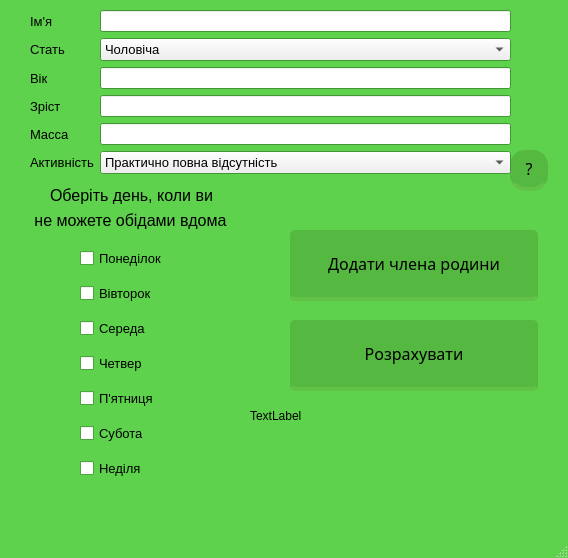
<?xml version="1.0" encoding="UTF-8"?>
<ui version="4.0">
 <class>MainWindow</class>
 <widget class="QMainWindow" name="MainWindow">
  <property name="windowModality">
   <enum>Qt::NonModal</enum>
  </property>
  <property name="enabled">
   <bool>true</bool>
  </property>
  <property name="geometry">
   <rect>
    <x>0</x>
    <y>0</y>
    <width>568</width>
    <height>558</height>
   </rect>
  </property>
  <property name="sizePolicy">
   <sizepolicy hsizetype="Fixed" vsizetype="Fixed">
    <horstretch>0</horstretch>
    <verstretch>0</verstretch>
   </sizepolicy>
  </property>
  <property name="maximumSize">
   <size>
    <width>2000</width>
    <height>1000</height>
   </size>
  </property>
  <property name="palette">
   <palette>
    <active>
     <colorrole role="Base">
      <brush brushstyle="SolidPattern">
       <color alpha="255">
        <red>255</red>
        <green>255</green>
        <blue>255</blue>
       </color>
      </brush>
     </colorrole>
     <colorrole role="Window">
      <brush brushstyle="SolidPattern">
       <color alpha="255">
        <red>94</red>
        <green>210</green>
        <blue>76</blue>
       </color>
      </brush>
     </colorrole>
    </active>
    <inactive>
     <colorrole role="Base">
      <brush brushstyle="SolidPattern">
       <color alpha="255">
        <red>255</red>
        <green>255</green>
        <blue>255</blue>
       </color>
      </brush>
     </colorrole>
     <colorrole role="Window">
      <brush brushstyle="SolidPattern">
       <color alpha="255">
        <red>94</red>
        <green>210</green>
        <blue>76</blue>
       </color>
      </brush>
     </colorrole>
    </inactive>
    <disabled>
     <colorrole role="Base">
      <brush brushstyle="SolidPattern">
       <color alpha="255">
        <red>94</red>
        <green>210</green>
        <blue>76</blue>
       </color>
      </brush>
     </colorrole>
     <colorrole role="Window">
      <brush brushstyle="SolidPattern">
       <color alpha="255">
        <red>94</red>
        <green>210</green>
        <blue>76</blue>
       </color>
      </brush>
     </colorrole>
    </disabled>
   </palette>
  </property>
  <property name="windowTitle">
   <string>Optimal food plan</string>
  </property>
  <widget class="QWidget" name="centralwidget">
   <widget class="QWidget" name="verticalLayoutWidget_8">
    <property name="geometry">
     <rect>
      <x>80</x>
      <y>240</y>
      <width>131</width>
      <height>247</height>
     </rect>
    </property>
    <layout class="QVBoxLayout" name="verticalLayout_8">
     <item>
      <widget class="QCheckBox" name="monday">
       <property name="font">
        <font>
         <pointsize>10</pointsize>
        </font>
       </property>
       <property name="text">
        <string>Понеділок</string>
       </property>
      </widget>
     </item>
     <item>
      <widget class="QCheckBox" name="tuesday">
       <property name="font">
        <font>
         <pointsize>10</pointsize>
        </font>
       </property>
       <property name="text">
        <string>Вівторок</string>
       </property>
      </widget>
     </item>
     <item>
      <widget class="QCheckBox" name="wednesday">
       <property name="font">
        <font>
         <pointsize>10</pointsize>
        </font>
       </property>
       <property name="text">
        <string>Середа</string>
       </property>
      </widget>
     </item>
     <item>
      <widget class="QCheckBox" name="thursday">
       <property name="font">
        <font>
         <pointsize>10</pointsize>
        </font>
       </property>
       <property name="text">
        <string>Четвер</string>
       </property>
      </widget>
     </item>
     <item>
      <widget class="QCheckBox" name="friday">
       <property name="font">
        <font>
         <pointsize>10</pointsize>
        </font>
       </property>
       <property name="text">
        <string>П'ятниця</string>
       </property>
      </widget>
     </item>
     <item>
      <widget class="QCheckBox" name="saturday">
       <property name="font">
        <font>
         <pointsize>10</pointsize>
        </font>
       </property>
       <property name="text">
        <string>Субота</string>
       </property>
      </widget>
     </item>
     <item>
      <widget class="QCheckBox" name="sunday">
       <property name="font">
        <font>
         <pointsize>10</pointsize>
        </font>
       </property>
       <property name="text">
        <string>Неділя</string>
       </property>
      </widget>
     </item>
    </layout>
   </widget>
   <widget class="QPushButton" name="calculate">
    <property name="geometry">
     <rect>
      <x>290</x>
      <y>320</y>
      <width>251</width>
      <height>71</height>
     </rect>
    </property>
    <property name="font">
     <font>
      <family>Roboto Slab</family>
      <pointsize>12</pointsize>
     </font>
    </property>
    <property name="styleSheet">
     <string notr="true">float:right;
margin-right: 3%;
margin top: 5px;
border-radius:5px;
-moz-border-radius:5px;
webkit-border-radius:5px;
padding:5px 9px;
font-size: 1.2em;
background-color:rgba(85, 184, 65,1);
text-shadow: #454545 0 0 2px;
border-bottom: 4px solid rgba(98, 193, 71, 1);
color:black;
font-family: 'Roboto Slab', senif;</string>
    </property>
    <property name="text">
     <string>Розрахувати</string>
    </property>
   </widget>
   <widget class="QLabel" name="label_2">
    <property name="geometry">
     <rect>
      <x>50</x>
      <y>180</y>
      <width>221</width>
      <height>31</height>
     </rect>
    </property>
    <property name="font">
     <font>
      <pointsize>12</pointsize>
     </font>
    </property>
    <property name="text">
     <string>Оберіть день, коли ви</string>
    </property>
   </widget>
   <widget class="QPushButton" name="add">
    <property name="geometry">
     <rect>
      <x>290</x>
      <y>230</y>
      <width>251</width>
      <height>71</height>
     </rect>
    </property>
    <property name="font">
     <font>
      <family>Roboto Slab</family>
      <pointsize>12</pointsize>
     </font>
    </property>
    <property name="styleSheet">
     <string notr="true">float:right;
margin-right: 3%;
margin top: 5px;
border-radius:5px;
-moz-border-radius:5px;
webkit-border-radius:5px;
padding:5px 9px;
font-size: 1.2em;
background-color:rgba(85, 184, 65,1);
text-shadow: #454545 0 0 2px;
border-bottom: 4px solid rgba(98, 193, 71, 1);
color:black;
font-family: 'Roboto Slab', senif;</string>
    </property>
    <property name="text">
     <string>Додати члена родини</string>
    </property>
   </widget>
   <widget class="QPushButton" name="help">
    <property name="geometry">
     <rect>
      <x>510</x>
      <y>150</y>
      <width>41</width>
      <height>41</height>
     </rect>
    </property>
    <property name="font">
     <font>
      <family>Roboto Slab</family>
      <pointsize>12</pointsize>
     </font>
    </property>
    <property name="styleSheet">
     <string notr="true">float:right;
margin-right: 3%;
margin top: 5px;
border-radius:15px;
-moz-border-radius:5px;
webkit-border-radius:5px;
padding:5px 9px;
font-size: 1.2em;
background-color:rgba(85, 184, 65,1);
text-shadow: #454545 0 0 2px;
border-bottom: 4px solid rgba(98, 193, 71, 1);
color:black;
font-family: 'Roboto Slab', senif;</string>
    </property>
    <property name="text">
     <string>?</string>
    </property>
   </widget>
   <widget class="QLabel" name="label_6">
    <property name="geometry">
     <rect>
      <x>30</x>
      <y>210</y>
      <width>251</width>
      <height>21</height>
     </rect>
    </property>
    <property name="font">
     <font>
      <pointsize>12</pointsize>
      <weight>50</weight>
      <italic>false</italic>
      <bold>false</bold>
      <underline>false</underline>
      <strikeout>false</strikeout>
      <kerning>true</kerning>
     </font>
    </property>
    <property name="text">
     <string> не можете обідами вдома</string>
    </property>
   </widget>
   <widget class="QWidget" name="formLayoutWidget">
    <property name="geometry">
     <rect>
      <x>30</x>
      <y>10</y>
      <width>481</width>
      <height>179</height>
     </rect>
    </property>
    <layout class="QFormLayout" name="formLayout">
     <item row="0" column="0">
      <widget class="QLabel" name="label_7">
       <property name="font">
        <font>
         <pointsize>10</pointsize>
        </font>
       </property>
       <property name="text">
        <string>Ім'я</string>
       </property>
      </widget>
     </item>
     <item row="0" column="1">
      <widget class="QLineEdit" name="name"/>
     </item>
     <item row="2" column="0">
      <widget class="QLabel" name="label">
       <property name="font">
        <font>
         <pointsize>10</pointsize>
        </font>
       </property>
       <property name="text">
        <string>Вік</string>
       </property>
      </widget>
     </item>
     <item row="2" column="1">
      <widget class="QLineEdit" name="age"/>
     </item>
     <item row="3" column="0">
      <widget class="QLabel" name="label_3">
       <property name="font">
        <font>
         <pointsize>10</pointsize>
        </font>
       </property>
       <property name="text">
        <string>Зріст</string>
       </property>
      </widget>
     </item>
     <item row="3" column="1">
      <widget class="QLineEdit" name="height"/>
     </item>
     <item row="4" column="0">
      <widget class="QLabel" name="label_4">
       <property name="font">
        <font>
         <pointsize>10</pointsize>
        </font>
       </property>
       <property name="text">
        <string>Масса</string>
       </property>
      </widget>
     </item>
     <item row="4" column="1">
      <widget class="QLineEdit" name="weight"/>
     </item>
     <item row="5" column="0">
      <widget class="QLabel" name="label_5">
       <property name="font">
        <font>
         <pointsize>10</pointsize>
        </font>
       </property>
       <property name="text">
        <string>Активність</string>
       </property>
      </widget>
     </item>
     <item row="5" column="1">
      <widget class="QComboBox" name="comboBox">
       <property name="font">
        <font>
         <pointsize>10</pointsize>
        </font>
       </property>
       <item>
        <property name="text">
         <string>Практично повна відсутність</string>
        </property>
       </item>
       <item>
        <property name="text">
         <string>Слабка</string>
        </property>
       </item>
       <item>
        <property name="text">
         <string>Середня</string>
        </property>
       </item>
       <item>
        <property name="text">
         <string>Висока</string>
        </property>
       </item>
       <item>
        <property name="text">
         <string>Екстимальна</string>
        </property>
       </item>
      </widget>
     </item>
     <item row="1" column="0">
      <widget class="QLabel" name="label_8">
       <property name="font">
        <font>
         <pointsize>10</pointsize>
         <weight>50</weight>
         <bold>false</bold>
        </font>
       </property>
       <property name="text">
        <string>Стать</string>
       </property>
      </widget>
     </item>
     <item row="1" column="1">
      <widget class="QComboBox" name="comboBox_2">
       <property name="font">
        <font>
         <pointsize>10</pointsize>
        </font>
       </property>
       <item>
        <property name="text">
         <string>Чоловіча</string>
        </property>
       </item>
       <item>
        <property name="text">
         <string>Жіноча</string>
        </property>
       </item>
      </widget>
     </item>
    </layout>
   </widget>
   <widget class="QLabel" name="num_">
    <property name="geometry">
     <rect>
      <x>250</x>
      <y>400</y>
      <width>291</width>
      <height>31</height>
     </rect>
    </property>
    <property name="text">
     <string>TextLabel</string>
    </property>
   </widget>
  </widget>
  <widget class="QMenuBar" name="menubar">
   <property name="geometry">
    <rect>
     <x>0</x>
     <y>0</y>
     <width>568</width>
     <height>26</height>
    </rect>
   </property>
  </widget>
  <widget class="QStatusBar" name="statusbar"/>
 </widget>
 <resources/>
 <connections/>
</ui>
